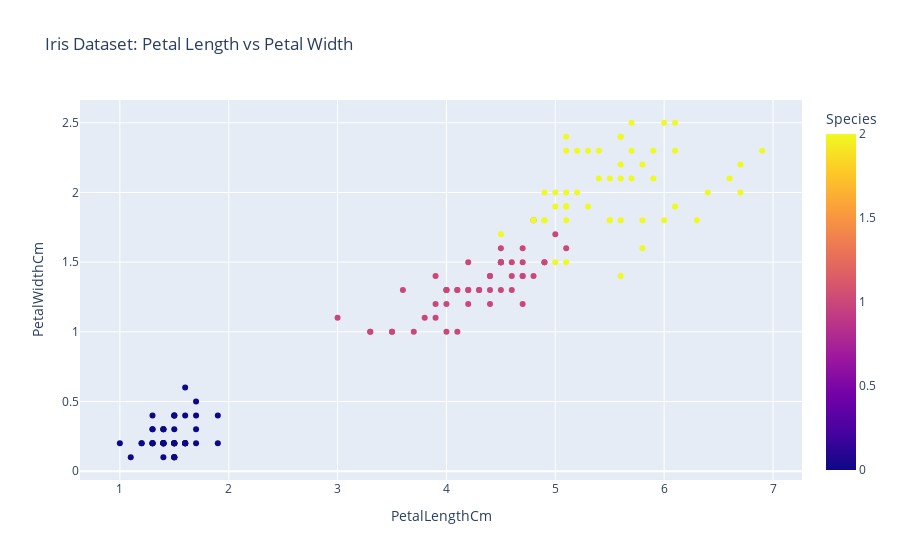

Source (notebook cell):
### Code cell
fig = ex.scatter(df, x='PetalLengthCm', y='PetalWidthCm', color='Species',
                 title='Iris Dataset: Petal Length vs Petal Width')
fig.show()

### Figure 1 — Plotly figure (JSON) as saved in the notebook; plotly's stock layout.template omitted (floating-point values rounded to 4 significant figures; data arrays with more than 128 entries replaced by an {"elided": "..."} marker saying what was removed)
{"data": [{"hovertemplate": "PetalLengthCm=%{x}<br>PetalWidthCm=%{y}<br>Species=%{marker.color}<extra></extra>", "legendgroup": "", "marker": {"color": {"elided": "150 int values"}, "coloraxis": "coloraxis", "symbol": "circle"}, "mode": "markers", "name": "", "orientation": "v", "showlegend": false, "type": "scatter", "x": {"elided": "150 float values"}, "xaxis": "x", "y": {"elided": "150 float values"}, "yaxis": "y"}], "layout": {"autosize": true, "coloraxis": {"colorbar": {"title": {"text": "Species"}}, "colorscale": [[0, "#0d0887"], [0.1111, "#46039f"], [0.2222, "#7201a8"], [0.3333, "#9c179e"], [0.4444, "#bd3786"], [0.5556, "#d8576b"], [0.6667, "#ed7953"], [0.7778, "#fb9f3a"], [0.8889, "#fdca26"], [1, "#f0f921"]]}, "legend": {"tracegroupgap": 0}, "title": {"text": "Iris Dataset: Petal Length vs Petal Width"}, "xaxis": {"anchor": "y", "autorange": true, "domain": [0, 1], "range": [0.6303, 7.27], "title": {"text": "PetalLengthCm"}, "type": "linear"}, "yaxis": {"anchor": "x", "autorange": true, "domain": [0, 1], "range": [-0.09806, 2.698], "title": {"text": "PetalWidthCm"}, "type": "linear"}}}
